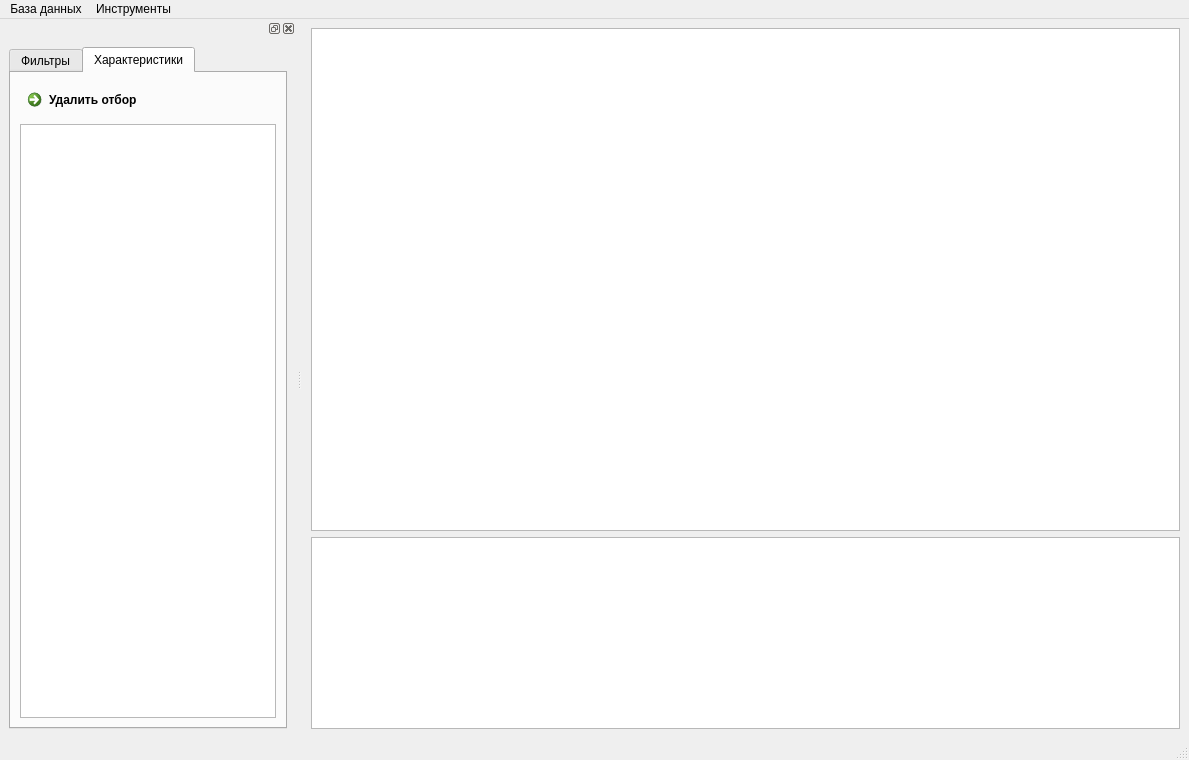
<?xml version="1.0" encoding="UTF-8"?>
<ui version="4.0">
 <class>MainWindow</class>
 <widget class="QMainWindow" name="MainWindow">
  <property name="geometry">
   <rect>
    <x>0</x>
    <y>0</y>
    <width>1189</width>
    <height>760</height>
   </rect>
  </property>
  <property name="windowTitle">
   <string>akniga db viewer</string>
  </property>
  <widget class="QWidget" name="centralwidget">
   <layout class="QGridLayout" name="gridLayout">
    <item row="0" column="0">
     <widget class="QTableView" name="table_books">
      <property name="sortingEnabled">
       <bool>true</bool>
      </property>
     </widget>
    </item>
    <item row="1" column="0">
     <widget class="QTextEdit" name="description">
      <property name="sizePolicy">
       <sizepolicy hsizetype="Preferred" vsizetype="Minimum">
        <horstretch>0</horstretch>
        <verstretch>0</verstretch>
       </sizepolicy>
      </property>
      <property name="readOnly">
       <bool>true</bool>
      </property>
     </widget>
    </item>
   </layout>
  </widget>
  <widget class="QMenuBar" name="menubar">
   <property name="geometry">
    <rect>
     <x>0</x>
     <y>0</y>
     <width>1189</width>
     <height>22</height>
    </rect>
   </property>
   <widget class="QMenu" name="menu_database">
    <property name="title">
     <string>База данных</string>
    </property>
    <addaction name="connect_action"/>
   </widget>
   <widget class="QMenu" name="menu_tools">
    <property name="title">
     <string>Инструменты</string>
    </property>
    <addaction name="filter_doc_action"/>
   </widget>
   <addaction name="menu_database"/>
   <addaction name="menu_tools"/>
  </widget>
  <widget class="QStatusBar" name="statusbar"/>
  <widget class="QDockWidget" name="filter_dock">
   <attribute name="dockWidgetArea">
    <number>1</number>
   </attribute>
   <widget class="QWidget" name="dockWidgetContents_4">
    <layout class="QVBoxLayout" name="verticalLayout">
     <item>
      <widget class="QTabWidget" name="tabWidget">
       <property name="currentIndex">
        <number>1</number>
       </property>
       <widget class="QWidget" name="tab1">
        <attribute name="title">
         <string>Фильтры</string>
        </attribute>
        <layout class="QGridLayout" name="gridLayout_2"/>
       </widget>
       <widget class="QWidget" name="tab2">
        <attribute name="title">
         <string>Характеристики</string>
        </attribute>
        <layout class="QGridLayout" name="gridLayout_3">
         <item row="1" column="0">
          <widget class="QTreeView" name="constraints_tree">
           <property name="sortingEnabled">
            <bool>false</bool>
           </property>
           <property name="animated">
            <bool>true</bool>
           </property>
          </widget>
         </item>
         <item row="0" column="0">
          <widget class="QCommandLinkButton" name="remove_constraints">
           <property name="text">
            <string>Удалить отбор</string>
           </property>
          </widget>
         </item>
        </layout>
       </widget>
      </widget>
     </item>
    </layout>
   </widget>
  </widget>
  <action name="connect_action">
   <property name="text">
    <string>Подключиться</string>
   </property>
  </action>
  <action name="filter_doc_action">
   <property name="checkable">
    <bool>true</bool>
   </property>
   <property name="checked">
    <bool>true</bool>
   </property>
   <property name="text">
    <string>Панель фильтров</string>
   </property>
  </action>
 </widget>
 <tabstops>
  <tabstop>tabWidget</tabstop>
  <tabstop>table_books</tabstop>
  <tabstop>constraints_tree</tabstop>
 </tabstops>
 <resources/>
 <connections>
  <connection>
   <sender>connect_action</sender>
   <signal>triggered()</signal>
   <receiver>MainWindow</receiver>
   <slot>on_start_connecting()</slot>
   <hints>
    <hint type="sourcelabel">
     <x>-1</x>
     <y>-1</y>
    </hint>
    <hint type="destinationlabel">
     <x>493</x>
     <y>290</y>
    </hint>
   </hints>
  </connection>
  <connection>
   <sender>remove_constraints</sender>
   <signal>clicked()</signal>
   <receiver>MainWindow</receiver>
   <slot>on_remove_constraints()</slot>
   <hints>
    <hint type="sourcelabel">
     <x>147</x>
     <y>105</y>
    </hint>
    <hint type="destinationlabel">
     <x>594</x>
     <y>379</y>
    </hint>
   </hints>
  </connection>
  <connection>
   <sender>filter_doc_action</sender>
   <signal>toggled(bool)</signal>
   <receiver>filter_dock</receiver>
   <slot>setVisible(bool)</slot>
   <hints>
    <hint type="sourcelabel">
     <x>-1</x>
     <y>-1</y>
    </hint>
    <hint type="destinationlabel">
     <x>147</x>
     <y>379</y>
    </hint>
   </hints>
  </connection>
  <connection>
   <sender>filter_dock</sender>
   <signal>visibilityChanged(bool)</signal>
   <receiver>filter_doc_action</receiver>
   <slot>setChecked(bool)</slot>
   <hints>
    <hint type="sourcelabel">
     <x>147</x>
     <y>379</y>
    </hint>
    <hint type="destinationlabel">
     <x>-1</x>
     <y>-1</y>
    </hint>
   </hints>
  </connection>
 </connections>
 <slots>
  <slot>on_start_connecting()</slot>
  <slot>on_book_activate()</slot>
  <slot>on_remove_constraints()</slot>
 </slots>
</ui>
